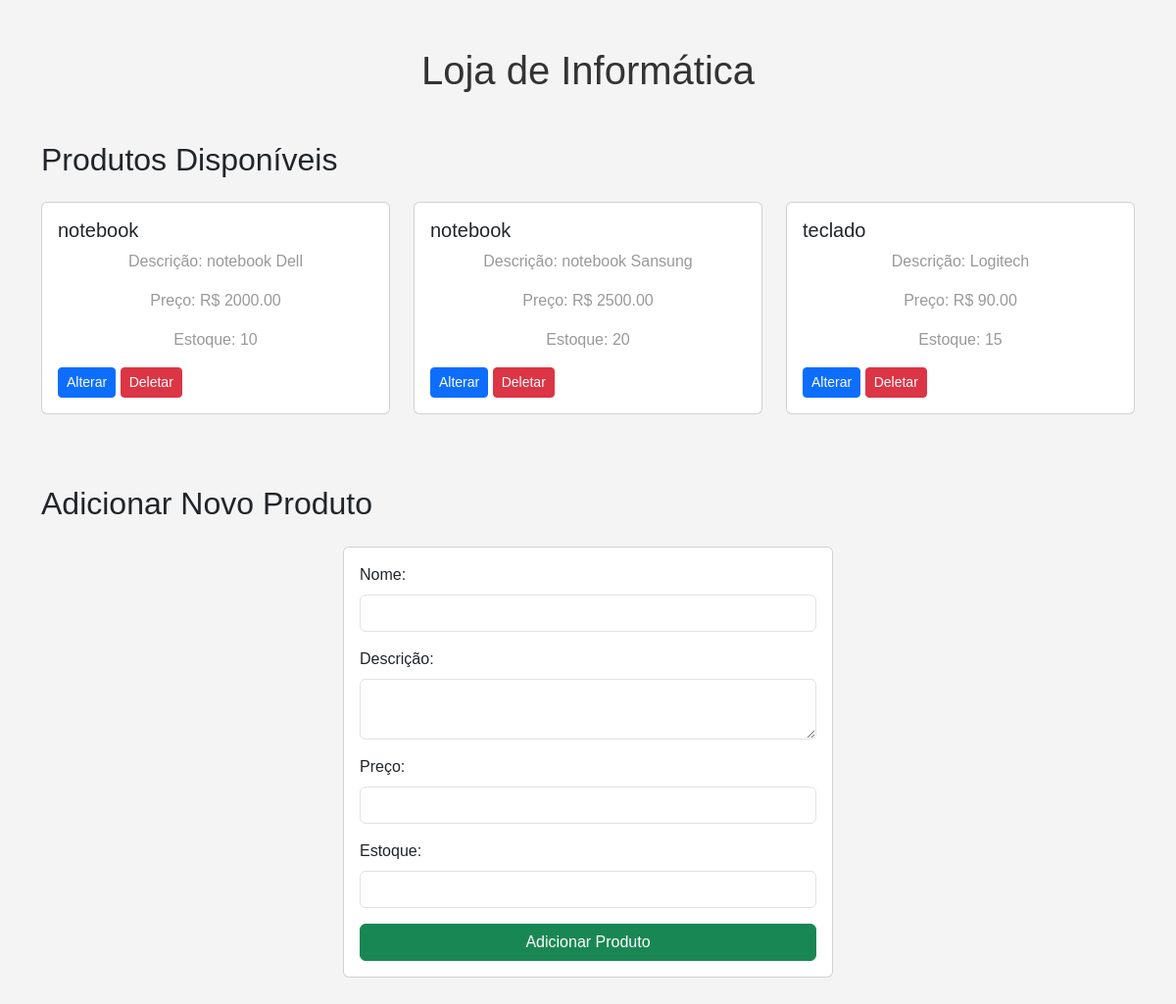
Before: / with the older database file.
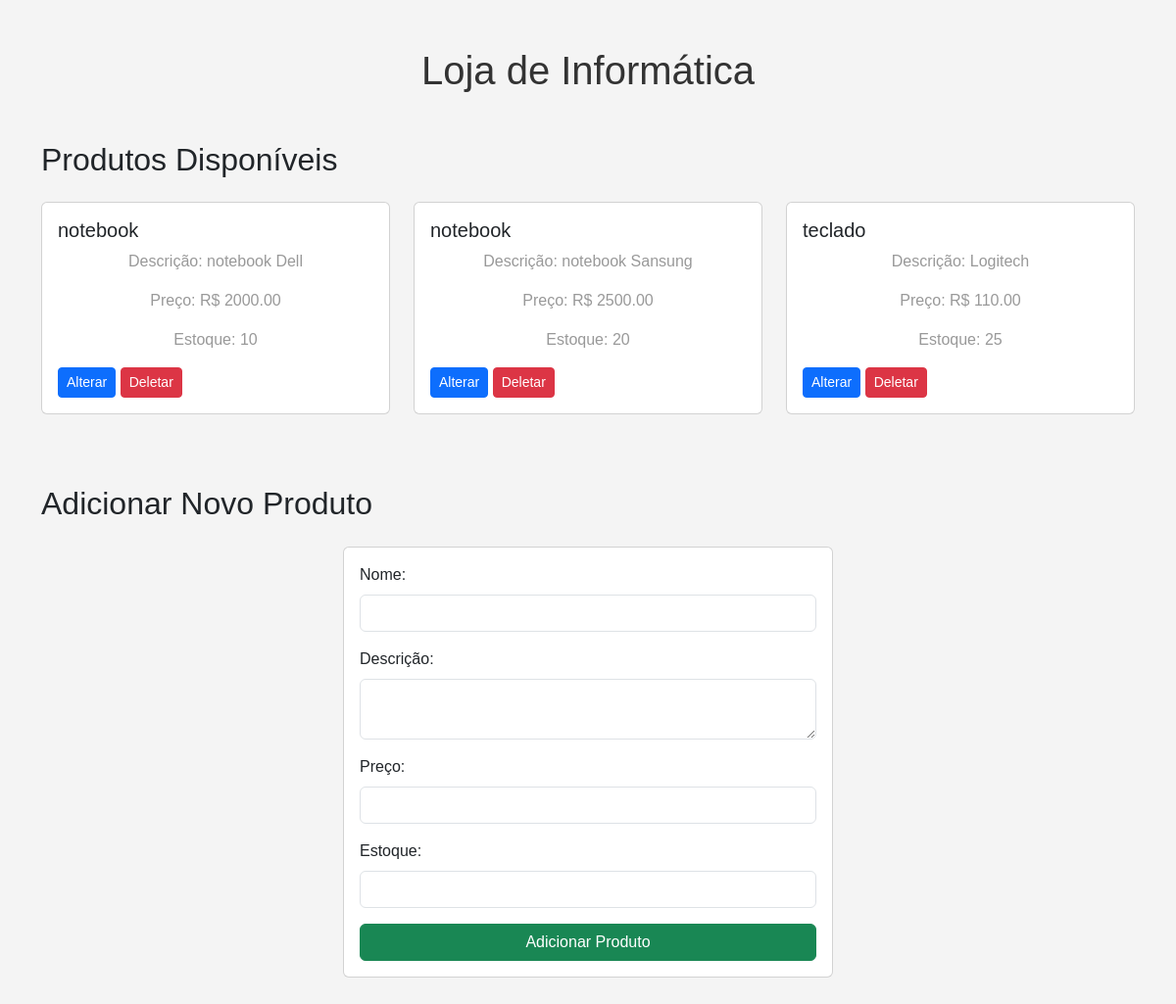
After: the same page with the newer database file.
### loja_informatica/models.py (models this page shows, shortened)
class Produto(models.Model):
    nome = models.CharField(max_length=100)
    descricao = models.TextField(blank=True)
    preco = models.DecimalField(max_digits=10, decimal_places=2)
    estoque = models.PositiveIntegerField()

### loja_informatica/views.py (the view)
# urls.py: path('', views.lista_produtos, name='lista_produtos'),
def lista_produtos(request):
    produtos = Produto.objects.all()
    return render(request, 'loja_informatica/lista_produtos.html', {'produtos': produtos})

### loja_informatica/templates/loja_informatica/lista_produtos.html (shortened to what this page needs)
<!DOCTYPE html>
<html lang="pt-br">
    <head>
        {% load static %}
        <link href="https://cdn.jsdelivr.net/npm/bootstrap@5.3.3/dist/css/bootstrap.min.css" rel="stylesheet">
        <link rel="stylesheet" href="{% static 'css/styles.css' %}">
    </head>
    <body>
        <div class="container my-5">
            <h1 class="text-center mb-5">Loja de Informática</h1>
            <section class="mb-5">
                <h2 class="mb-4">Produtos Disponíveis</h2>
                <div class="row">
                    {% for produto in produtos %}
                    <div class="col-md-4 mb-4">
                        <div class="card">
                            <div class="card-body">
                                <h5 class="card-title">{{ produto.nome }}</h5>
                                <p class="card-text">Descrição: {{ produto.descricao }}</p>
                                <p class="card-text">Preço: R$ {{ produto.preco }}</p>
                                <p class="card-text">Estoque: {{ produto.estoque }}</p>
                                <a href="{% url 'alterar_produto' produto.id %}" class="btn btn-primary btn-sm">Alterar</a>
                                <a href="{% url 'deletar_produto' produto.id %}" class="btn btn-danger btn-sm">Deletar</a>
                            </div>
                        </div>
                    </div>
                    {% empty %}
                    <p class="text-center">Não há produtos disponíveis no momento.</p>
                    {% endfor %}
                </div>
            </section>
            <section>
                <h2 class="mb-4">Adicionar Novo Produto</h2>
                <div class="card mx-auto" style="max-width: 500px;">
                    <div class="card-body">
                        <form action="{% url 'inserir_produto' %}" method="POST">
                            <div class="mb-3">
                                <label for="nome" class="form-label">Nome:</label>
                                <input type="text" id="nome" name="nome" class="form-control" required>
                            </div>
                            <div class="mb-3">
                                <label for="descricao" class="form-label">Descrição:</label>
                                <textarea id="descricao" name="descricao" class="form-control" required></textarea>
                            </div>
                            <div class="mb-3">
                                <label for="preco" class="form-label">Preço:</label>
                                <input type="number" id="preco" name="preco" step="0.01" class="form-control" required>
                            </div>
                            <div class="mb-3">
                                <label for="estoque" class="form-label">Estoque:</label>
                                <input type="number" id="estoque" name="estoque" class="form-control" required>
                            </div>
                            <button type="submit" class="btn btn-success w-100">Adicionar Produto</button>
                        </form>
                    </div>
                </div>
            </section>
        </div>
    </body>
</html>

Changed rows visible on the page:
changed Produto "teclado": preco "90.00" → "110.00"; estoque "15" → "25"
